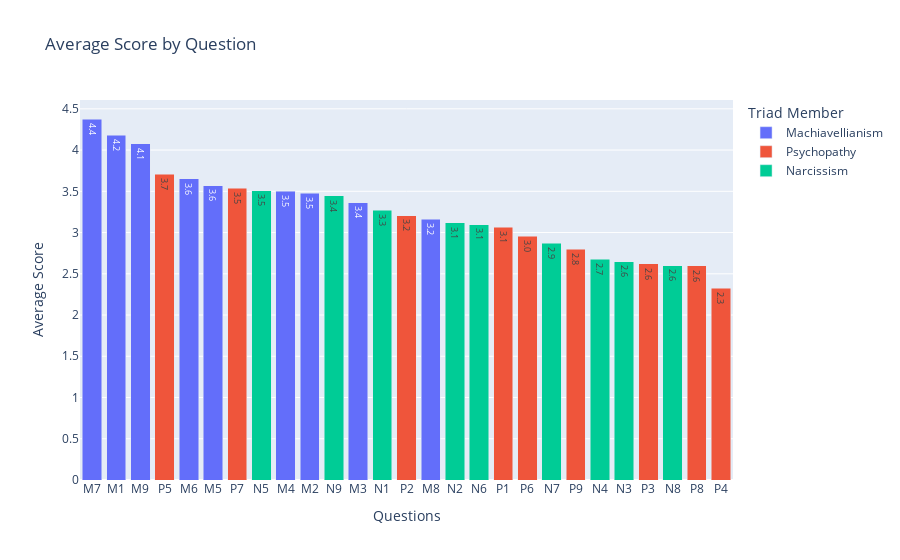

This figure's notebook cell:
### Code cell
# Plotly barplot
plt.figure(figsize = (15, 8));
fig = px.bar(question_scores, x = 'index', y = 'Scores', text_auto='.2s',
       title = 'Average Score by Question',
       labels = {'index': 'Questions',
                 'Scores': 'Average Score'},
       color = 'Triad Member');
fig.update_layout(barmode='stack', xaxis={'categoryorder': 'total descending'});
fig.show();

### Figure 1 — Plotly figure (JSON) as saved in the notebook; plotly's stock layout.template omitted (floating-point values rounded to 4 significant figures)
{"data": [{"alignmentgroup": "True", "hovertemplate": "Triad Member=Machiavellianism<br>Questions=%{x}<br>Average Score=%{y}<extra></extra>", "legendgroup": "Machiavellianism", "marker": {"color": "#636efa", "pattern": {"shape": ""}}, "name": "Machiavellianism", "offsetgroup": "Machiavellianism", "orientation": "v", "showlegend": true, "textposition": "auto", "texttemplate": "%{y:.2s}", "type": "bar", "x": ["M7", "M1", "M9", "M6", "M5", "M4", "M2", "M3", "M8"], "xaxis": "x", "y": [4.377, 4.179, 4.074, 3.65, 3.57, 3.502, 3.477, 3.363, 3.16], "yaxis": "y"}, {"alignmentgroup": "True", "hovertemplate": "Triad Member=Psychopathy<br>Questions=%{x}<br>Average Score=%{y}<extra></extra>", "legendgroup": "Psychopathy", "marker": {"color": "#EF553B", "pattern": {"shape": ""}}, "name": "Psychopathy", "offsetgroup": "Psychopathy", "orientation": "v", "showlegend": true, "textposition": "auto", "texttemplate": "%{y:.2s}", "type": "bar", "x": ["P5", "P7", "P2", "P1", "P6", "P9", "P3", "P8", "P4"], "xaxis": "x", "y": [3.709, 3.537, 3.205, 3.066, 2.954, 2.796, 2.62, 2.596, 2.323], "yaxis": "y"}, {"alignmentgroup": "True", "hovertemplate": "Triad Member=Narcissism<br>Questions=%{x}<br>Average Score=%{y}<extra></extra>", "legendgroup": "Narcissism", "marker": {"color": "#00cc96", "pattern": {"shape": ""}}, "name": "Narcissism", "offsetgroup": "Narcissism", "orientation": "v", "showlegend": true, "textposition": "auto", "texttemplate": "%{y:.2s}", "type": "bar", "x": ["N5", "N9", "N1", "N2", "N6", "N7", "N4", "N3", "N8"], "xaxis": "x", "y": [3.508, 3.445, 3.269, 3.116, 3.095, 2.871, 2.677, 2.646, 2.597], "yaxis": "y"}], "layout": {"barmode": "stack", "legend": {"title": {"text": "Triad Member"}, "tracegroupgap": 0}, "title": {"text": "Average Score by Question"}, "xaxis": {"anchor": "y", "categoryorder": "total descending", "domain": [0, 1], "title": {"text": "Questions"}}, "yaxis": {"anchor": "x", "domain": [0, 1], "title": {"text": "Average Score"}}}}
